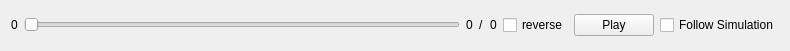
<?xml version="1.0" encoding="UTF-8"?>
<ui version="4.0">
 <class>animationController</class>
 <widget class="QWidget" name="animationController">
  <property name="geometry">
   <rect>
    <x>0</x>
    <y>0</y>
    <width>790</width>
    <height>51</height>
   </rect>
  </property>
  <property name="windowTitle">
   <string>Animation</string>
  </property>
  <layout class="QGridLayout" name="gridLayout_2">
   <item row="0" column="0">
    <layout class="QGridLayout" name="gridLayout">
     <item row="0" column="0">
      <layout class="QHBoxLayout" name="lytAction">
       <item>
        <widget class="QLabel" name="lblStartFrame">
         <property name="text">
          <string>0</string>
         </property>
        </widget>
       </item>
       <item>
        <widget class="QSlider" name="sldFrame">
         <property name="orientation">
          <enum>Qt::Horizontal</enum>
         </property>
        </widget>
       </item>
       <item>
        <widget class="QLabel" name="lblFrame">
         <property name="text">
          <string>0</string>
         </property>
         <property name="alignment">
          <set>Qt::AlignCenter</set>
         </property>
        </widget>
       </item>
       <item>
        <widget class="QLabel" name="lblFrameSeparator">
         <property name="text">
          <string>/</string>
         </property>
        </widget>
       </item>
       <item>
        <widget class="QLabel" name="lblEndFrame">
         <property name="text">
          <string>0</string>
         </property>
        </widget>
       </item>
       <item>
        <widget class="QCheckBox" name="chbxReverse">
         <property name="text">
          <string>reverse</string>
         </property>
        </widget>
       </item>
       <item>
        <widget class="QPushButton" name="btnPlay">
         <property name="text">
          <string>Play</string>
         </property>
        </widget>
       </item>
       <item>
        <widget class="QCheckBox" name="chbxFollowSimulation">
         <property name="text">
          <string>Follow Simulation</string>
         </property>
        </widget>
       </item>
      </layout>
     </item>
    </layout>
   </item>
  </layout>
 </widget>
 <resources/>
 <connections/>
</ui>
